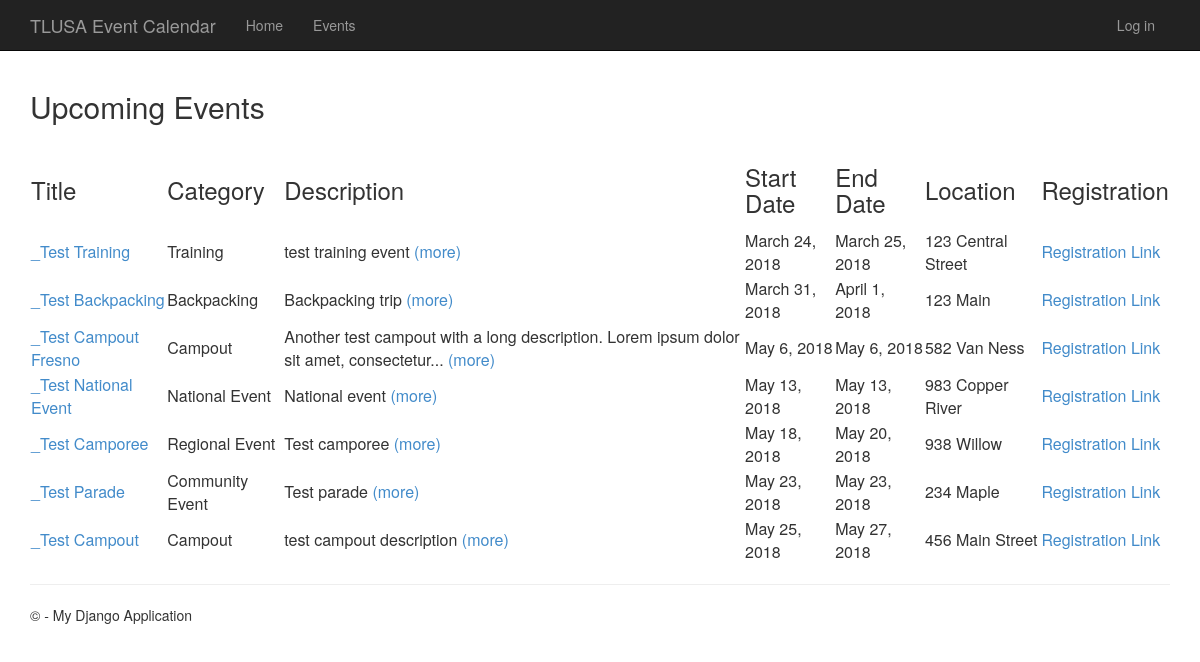
Screenshot of /upcoming with the database file from the repository.
### app/models.py (models this page shows, shortened)
class Event(models.Model):
    name = models.CharField(max_length = 255);
    description = models.TextField(default = '');
    event_type = models.ForeignKey(EventType);
    date_start = models.DateField(default = datetime.now);
    date_end = models.DateField(default = datetime.now);
    street_address = models.CharField(default = '', max_length = 255);
    city = models.CharField(default = '', max_length = 255);
    """ state_ID = models.ForeignKey(State); --------------------------------------------- """
    zipcode = models.IntegerField(default = '');
    """ address = AddressField(); ---------------------------------------------------------------- """
    payment_url = models.URLField(default = '');
    primary_contact_ID = models.ForeignKey(Person);
    creation_date = models.DateTimeField(default = datetime.now);
    """ creation_user = models.ForeignKey(User); -------------------------------------------------- """

class EventType(models.Model):
    name = models.CharField(max_length = 255, default = '');
    description = models.TextField(default = '');
    def __str__(self):
        return self.name;

### app/views.py (the view)
# urls.py: url(r'^upcoming$', app.views.upcoming, name='upcoming events'),
def upcoming(request):
    upcoming = Event.objects.order_by('date_start')
    template = loader.get_template('app/upcoming.html')
    context = { 'upcoming': upcoming, }
    return HttpResponse(template.render(context, request))

### app/templatetags/truncatesmart.py (called while the page is built)
@register.filter
def truncatesmart(value, limit=250):
    try:
        limit = int(limit)
    except ValueError:
        return value
    value = str(value)
    if len(value) <= limit:
        return value
    value = value[:limit]
    words = value.split(' ')[:-1]
    return ' '.join(words) + '...'

### app/templates/app/upcoming.html (shortened to what this page needs)
﻿{% extends "app/layout.html" %}
{% load staticfiles %}
{% load truncatesmart %}
{% block content %}
<h2>Upcoming Events</h2>
    {% if upcoming %}
    <table>
        <thead>
            <td><h3>Title</h3></td>
            <td><h3>Category</h3></td>
            <td><h3>Description</h3></td>
            <td><h3>Start Date</h3></td>
            <td><h3>End Date</h3></td>
            <td><h3>Location</h3></td>
            <td><h3>Registration</h3></td>
        </thead>
    {% for event in upcoming %}
        <tr>
            <td><a href="/event/{{event.id}}">{{ event.name }}</a></td>
            <td>{{ event.event_type }}</td>
            <td>{{ event.description|truncatesmart:90 }} <a href="/event/{{event.id}}">(more)</a></td>
            <td>{{ event.date_start }}</td>
            <td>{{ event.date_end }}</td>
            <td>{{ event.street_address }}</td>
            <td><a href="{{ event.payment_url }}">Registration Link</a></td>
        </tr>
    {% endfor %}
    </table>
{% else %}
    <p>No events are available.</p>
{% endif %}
{% endblock %}

### app/static/app/content/site.css (style rules this page uses)
html { font-family: 'Open Sans', sans-serif; }
body { padding-top: 50px; padding-bottom: 20px; }

### rows the page displays
Event: name "_Test Training", event_type "Training", description "test training event", date_start "March 24, 2018", date_end "March 25, 2018", street_address "123 Central Street"
Event: name "_Test Backpacking", event_type "Backpacking", description "Backpacking trip", date_start "March 31, 2018", date_end "April 1, 2018", street_address "123 Main"
Event: name "_Test Campout Fresno", event_type "Campout", description "Another test campout with a long description. Lorem ipsum dolor sit amet, consectetur...", date_start "May 6, 2018", date_end "May 6, 2018", street_address "582 Van Ness"
Event: name "_Test National Event", event_type "National Event", description "National event", date_start "May 13, 2018", date_end "May 13, 2018", street_address "983 Copper River"
Event: name "_Test Camporee", event_type "Regional Event", description "Test camporee", date_start "May 18, 2018", date_end "May 20, 2018", street_address "938 Willow"
Event: name "_Test Parade", event_type "Community Event", description "Test parade", date_start "May 23, 2018", date_end "May 23, 2018", street_address "234 Maple"
Event: name "_Test Campout", event_type "Campout", description "test campout description", date_start "May 25, 2018", date_end "May 27, 2018", street_address "456 Main Street"
